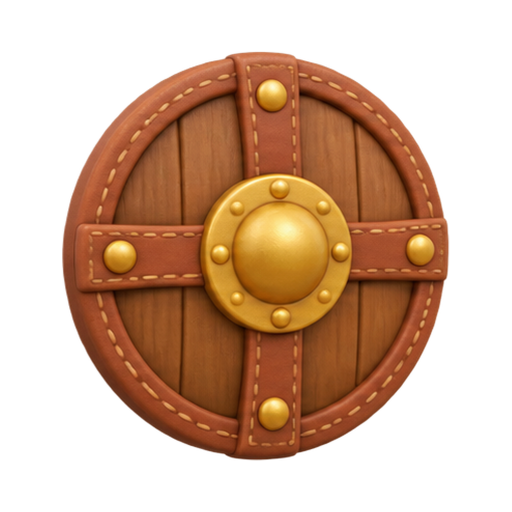
#> input picture design/v4/asparuh-shield.png, 1024 x 1024 px (shown at 1/2 size); its folder holds only this picture in this run
$ python export-world.py
#> lines starting #> are read from the running program, lines starting #| are printed output that depends on the picture
"""
Exports the Playful 3D objects (design/v4/*.png, 1024×1024 from ChatGPT) to public/img/world/*.webp.

  python3 scripts/export-world.py

Each picture: alpha below 8% cleared (no pale haze), trimmed to the object, centred on a square
with a small margin (so every object has the same visual size in a grid), then resized.
Small interface icons (star, heart, lantern…) are 192 px; everything else 320 px.
"""
from pathlib import Path
from PIL import Image

ROOT = Path(__file__).resolve().parent.parent
SRC, OUT = ROOT / 'design/v4', ROOT / 'public/img/world'
SMALL = {'correct-star', 'try-again-heart', 'hint-lantern', 'question-orb', 'discovery-magnifier', 'direction-arrow',
         'mission-key', 'progress-gem-blue', 'progress-gem-green', 'puzzle-piece-green', 'puzzle-piece-yellow', 'passport-stamp'}

OUT.mkdir(parents=True, exist_ok=True)
for src in sorted(SRC.glob('*.png')):
    im = Image.open(src).convert('RGBA')
#> im is the input picture: PIL image 1024x1024 RGBA; mean R, G, B, A 75.1, 42.5, 20.3, 117.6
    a = im.getchannel('A').point(lambda v: 0 if v < 20 else v)
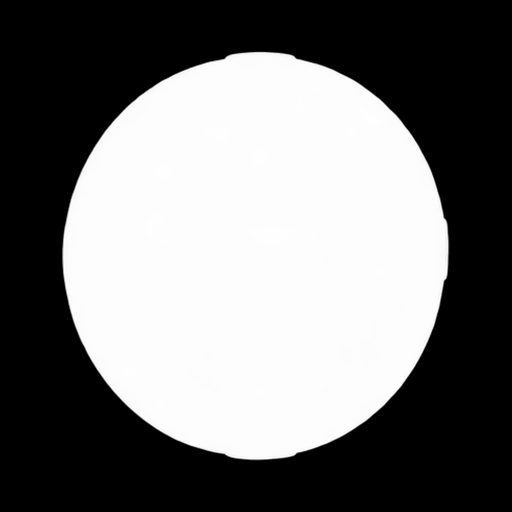
#> a: PIL image 1024x1024 L (shown at 1/2 size); min 0, max 255, mean 117.6
    im.putalpha(a)
    im = im.crop(a.getbbox())
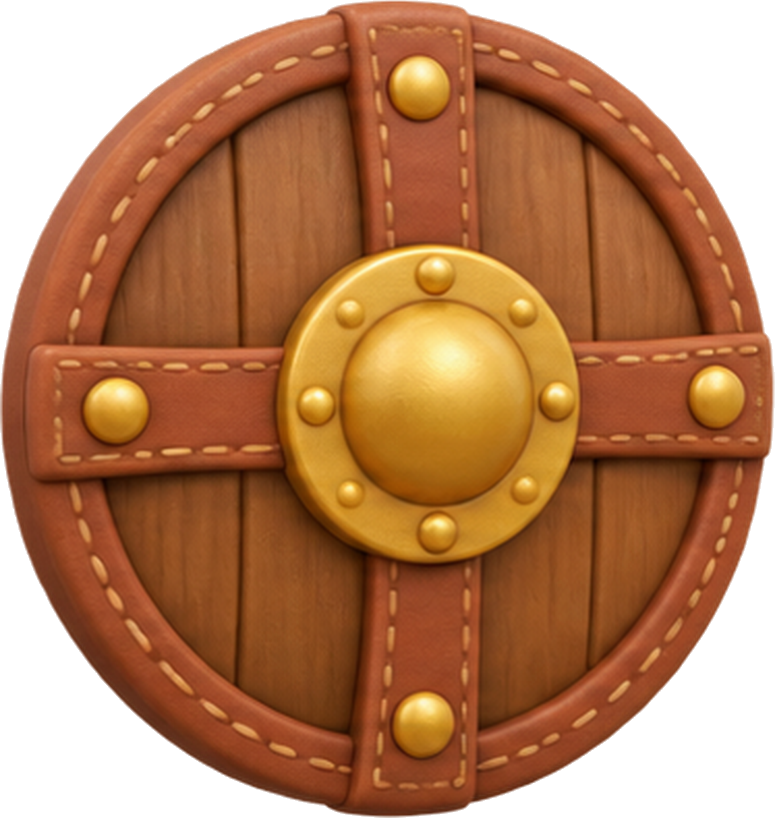
#> im: PIL image 775x818 RGBA; mean R, G, B, A 124.2, 70.3, 33.6, 194.5; transparent parts drawn white
    side = round(max(im.size) * 1.04)
#> side = 851
    sq = Image.new('RGBA', (side, side), (0, 0, 0, 0))
#> sq: PIL image 851x851 RGBA; every value is 0
    sq.alpha_composite(im, ((side - im.width) // 2, (side - im.height) // 2))
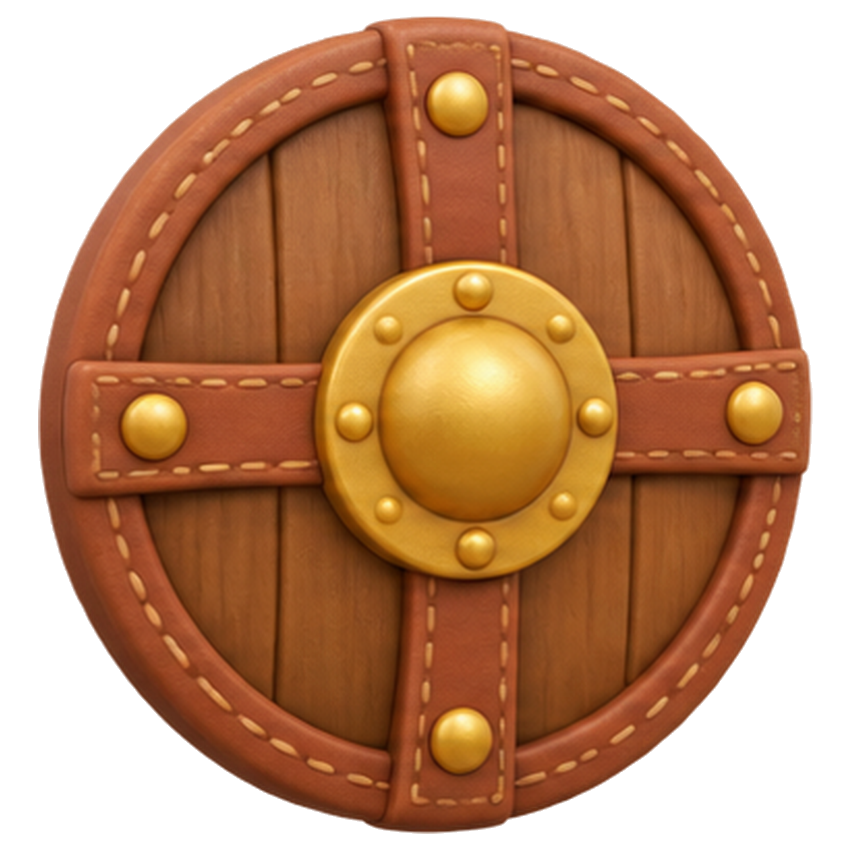
#> sq: PIL image 851x851 RGBA; mean R, G, B, A 107.8, 61.1, 29.2, 170.3; transparent parts drawn white
    size = 192 if src.stem in SMALL else 320
    sq.resize((size, size), Image.LANCZOS).save(OUT / f'{src.stem}.webp', 'WEBP', quality=82, method=6)
    print(f'{src.stem}.webp {size}px {(OUT / f"{src.stem}.webp").stat().st_size // 1024} KB')

$ run again, on design/v4/old-scroll.png
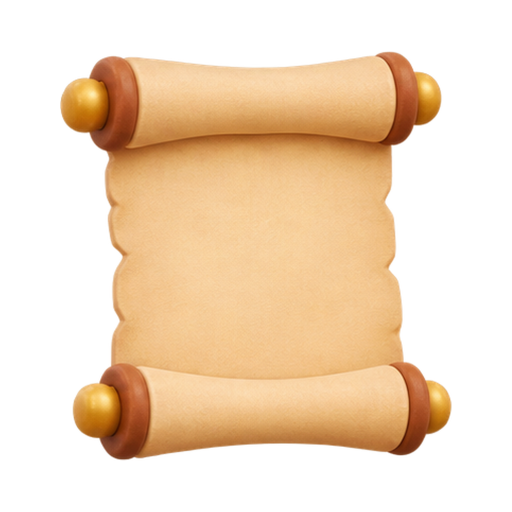
#> input picture design/v4/old-scroll.png, 1024 x 1024 px (shown at 1/2 size)
#> im is the input picture: PIL image 1024x1024 RGBA; mean R, G, B, A 106.7, 82.6, 56.1, 117.2
#> `im = im.crop(a.getbbox())`:
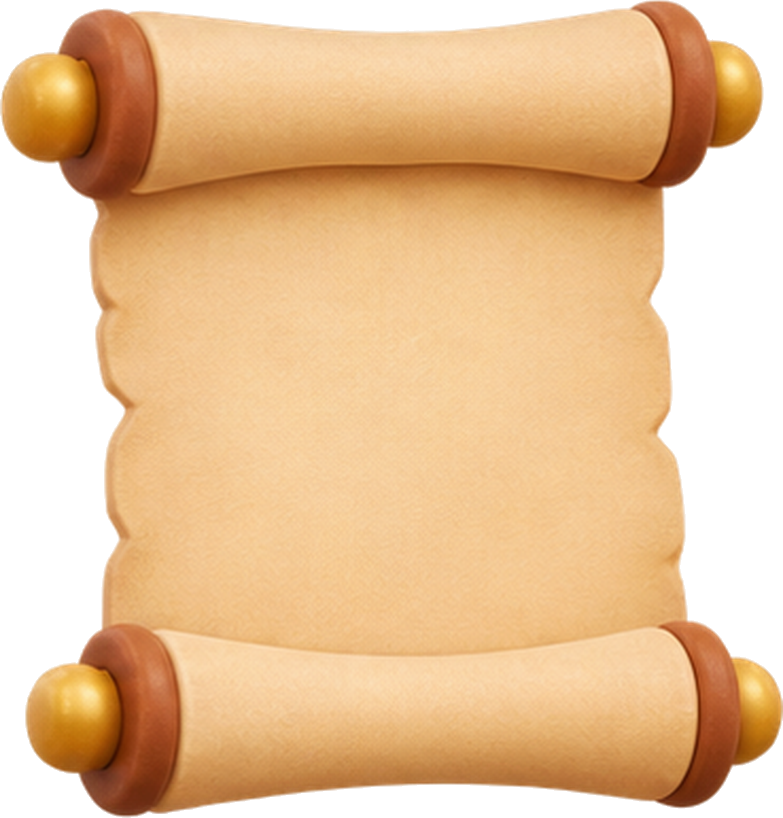
#> im: PIL image 783x818 RGBA; mean R, G, B, A 174.7, 135.2, 91.9, 191.8; transparent parts drawn white
#> `sq.alpha_composite(im, ((side - im.width) // 2, (side - im.height) // ..`:
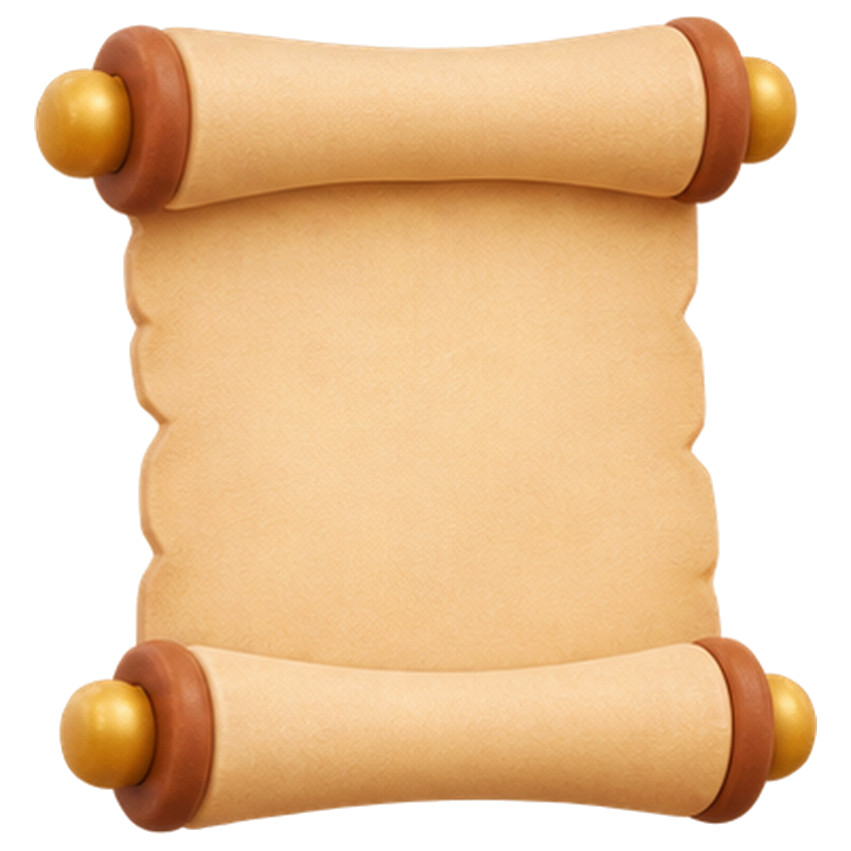
#> sq: PIL image 851x851 RGBA; mean R, G, B, A 152.6, 118.3, 80.5, 169.6; transparent parts drawn white

$ run again, on design/v4/progress-gem-blue.png
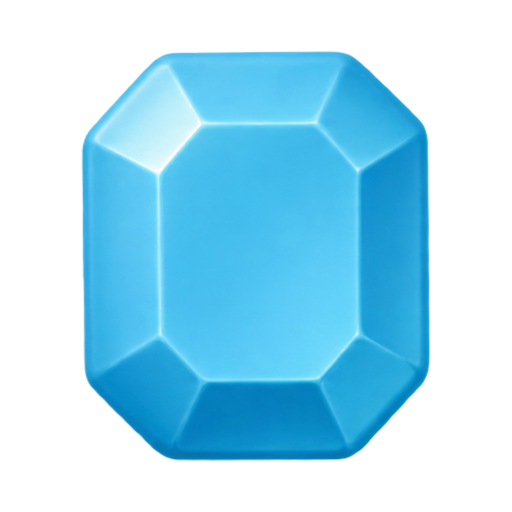
#> input picture design/v4/progress-gem-blue.png, 1024 x 1024 px (shown at 1/2 size)
#> im is the input picture: PIL image 1024x1024 RGBA; mean R, G, B, A 32.7, 90.2, 113.4, 123
#> `im = im.crop(a.getbbox())`:
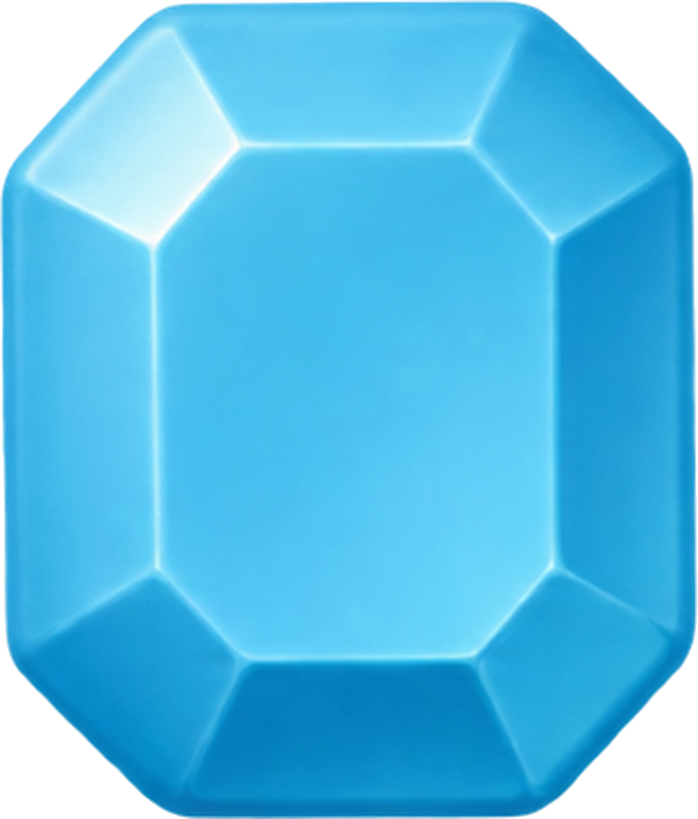
#> im: PIL image 698x819 RGBA; mean R, G, B, A 60, 165.5, 208, 225.5; transparent parts drawn white
#> `sq.resize((size, size), Image.LANCZOS).save(OUT / f'{src.stem}.webp', ..`:
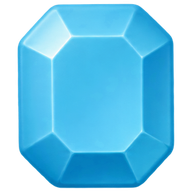
#> saved as progress-gem-blue.webp: PIL image 192x192 RGBA; mean R, G, B, A 47.3, 132.7, 167, 177.6; transparent parts drawn white

$ run again, on design/v4/bronze-medal.png
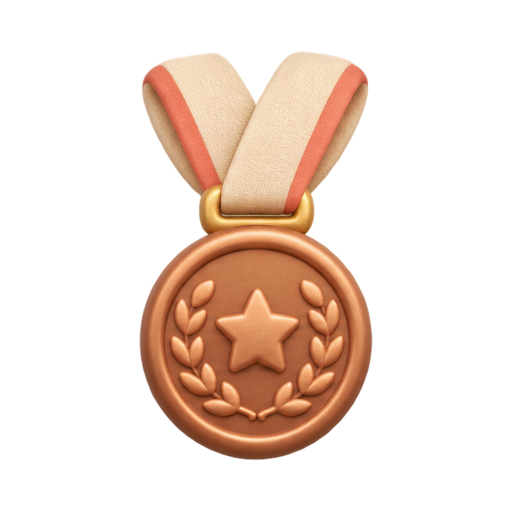
#> input picture design/v4/bronze-medal.png, 1024 x 1024 px (shown at 1/2 size)
#> im is the input picture: PIL image 1024x1024 RGBA; mean R, G, B, A 56, 38.4, 27.9, 68.9
#> `im = im.crop(a.getbbox())`:
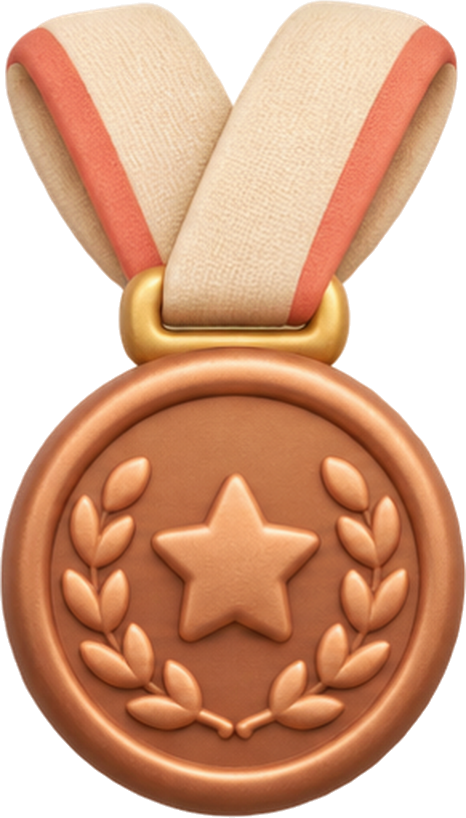
#> im: PIL image 466x818 RGBA; mean R, G, B, A 154.1, 105.6, 76.9, 189.6; transparent parts drawn white
#> `sq.alpha_composite(im, ((side - im.width) // 2, (side - im.height) // ..`:
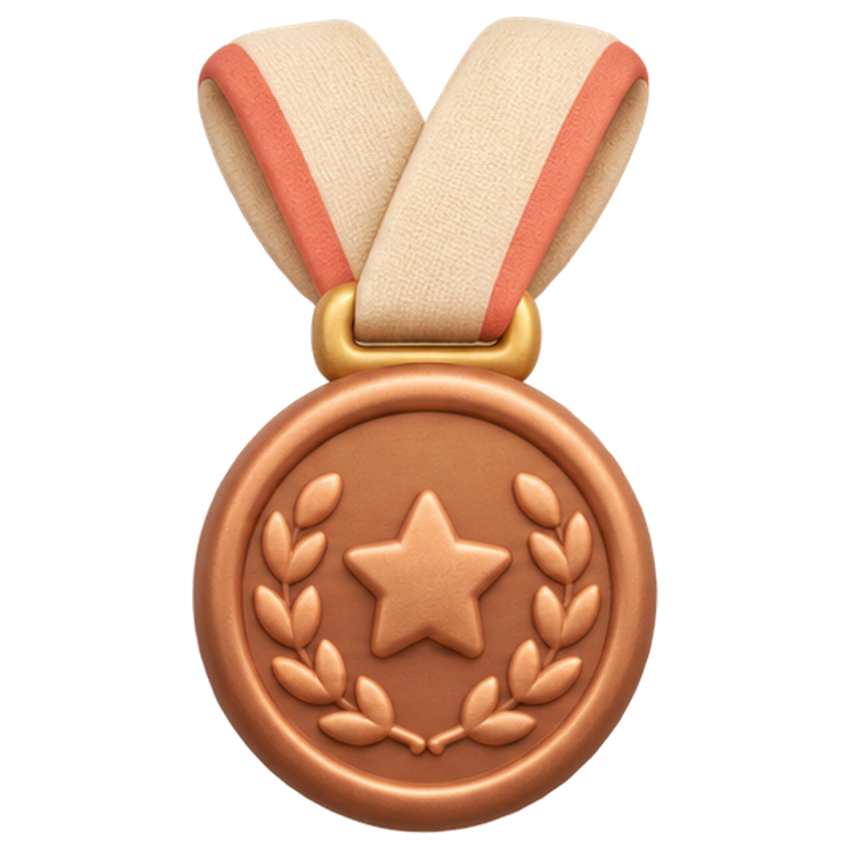
#> sq: PIL image 851x851 RGBA; mean R, G, B, A 80.1, 54.9, 39.9, 99.8; transparent parts drawn white
